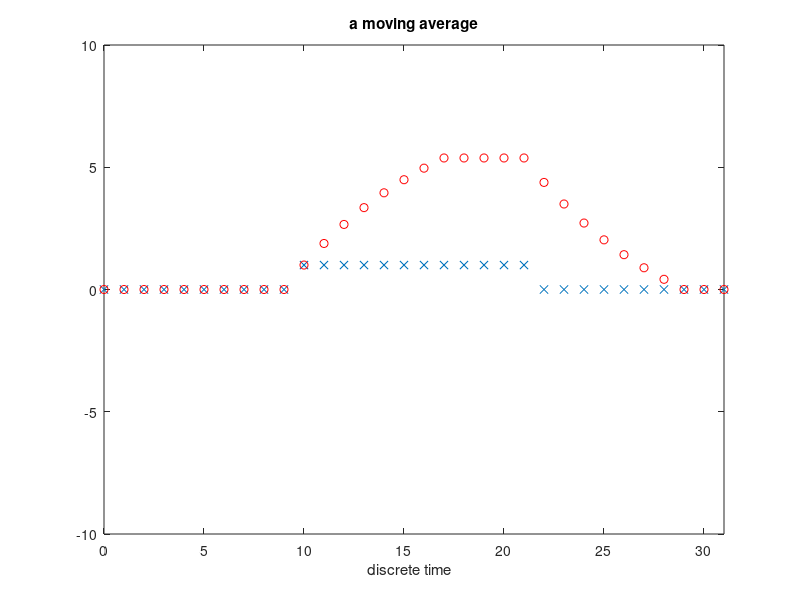

Here is the MATLAB script that generated this plot:
% ex2_4.m   Example 2.4 to implement a 
% general/weighted moving average-
% which is called an FIR filtering in DSP
%	y(n)=sum[h(m)*x(n-m), m=0,...,M-1], n=0,...,N-1
% we ENCODE as before, setting n=nr-1 and m=mr-1, getting
%	y(nr-1)=sum(h(mr-1)*x(nr-mr), mr=1,...,M), nr=1,...,N
% or
%	yr(nr)=sum[hr(mr)*xr(nr-mr+1), mr=1,...,M], nr=1,...,N
% this last form we can implement in matlab
%
	clear
	clf
% define lenth of all sequences
	N=32;
	nr=1:N;
	n=nr-1;
% define the moving average filter weights
	M=8;
	mr=1:M;
	m=mr-1;
	hr(mr)=exp(-m/M);
% define the inputsequence
	L=12;
	D=10;
	xr=[zeros(1,D),ones(1,L),zeros(1,N-L-D)];
	for nr=1:N
		yr(nr)=0.0;
		for mr=1:M
			if nr-mr+1>=1 & nr-mr+1<=N
				yr(nr)=yr(nr)+xr(nr-mr+1)*hr(mr);
			end
		end
	end
	plot(n,xr,'x',n,yr,'ro')
	axis([0 N-1 -10 10])
	xlabel('discrete time  ')
	title('a moving average')
